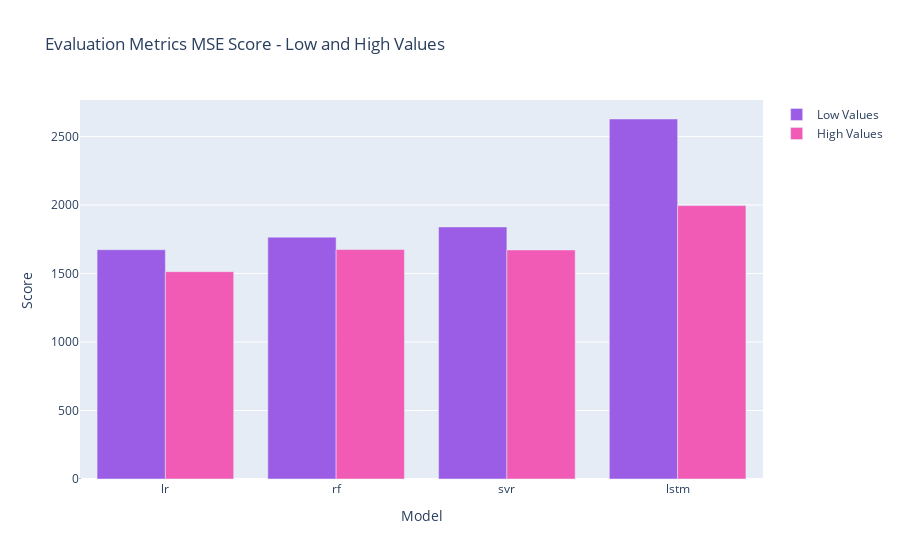

Write notebook code for a chart like this one.
### Code cell
column = 'mse_score'
title = 'Evaluation Metrics MSE Score - Low and High Values'
plot_eval_df(column, title, '#9b5de5', '#f15bb5')

### Figure 1 — Plotly figure (JSON) as saved in the notebook; plotly's stock layout.template omitted (floating-point values rounded to 4 significant figures)
{"data": [{"marker": {"color": "#9b5de5"}, "name": "Low Values", "type": "bar", "x": ["lr", "rf", "svr", "lstm"], "y": [1673.0, 1765.0, 1840.0, 2628.0]}, {"marker": {"color": "#f15bb5"}, "name": "High Values", "type": "bar", "x": ["lr", "rf", "svr", "lstm"], "y": [1513.0, 1675.0, 1672.0, 1995.0]}], "layout": {"barmode": "group", "shapes": [{"line": {"color": "black", "width": 2}, "type": "line", "x0": 0, "x1": 0, "xref": "paper", "y0": 0, "y1": 1}], "title": {"text": "Evaluation Metrics MSE Score - Low and High Values"}, "xaxis": {"title": {"text": "Model"}}, "yaxis": {"title": {"text": "Score"}}}}
